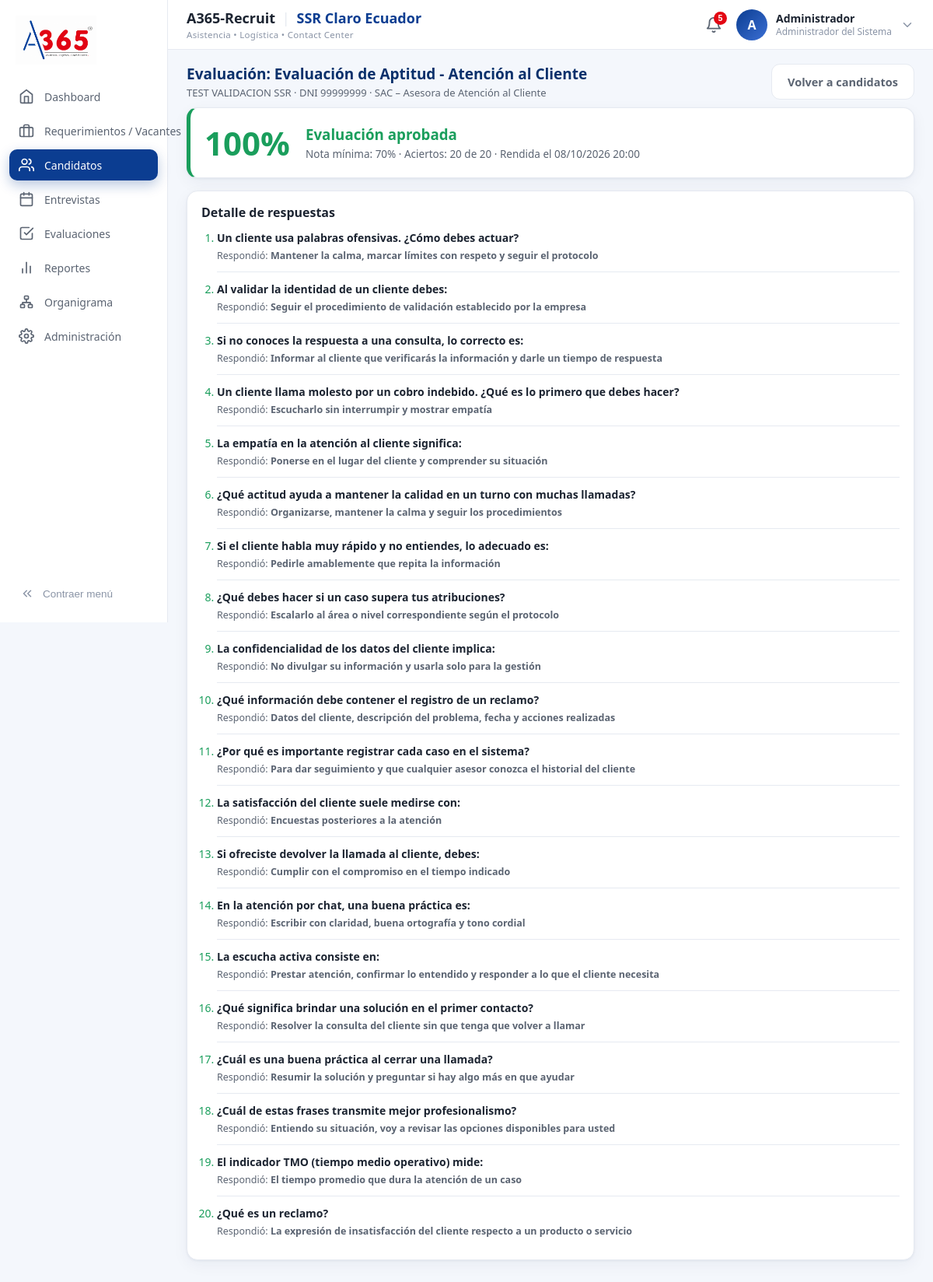
The app's page /rendir_evaluacion.php?post=5 (signed in) with its own data.
### tables this page shows
CREATE TABLE `evaluaciones` (
  `id` int(11) NOT NULL AUTO_INCREMENT,
  `area_id` int(11) NOT NULL,
  `nombre` varchar(120) NOT NULL,
  `nota_minima` int(11) NOT NULL DEFAULT 70,
  `tiempo_limite` int(11) NOT NULL DEFAULT 20,
  `total_preguntas` int(11) NOT NULL DEFAULT 20,
  `estado` tinyint(1) NOT NULL DEFAULT 1,
  PRIMARY KEY (`id`),
  KEY `fk_eval_area` (`area_id`),
  CONSTRAINT `fk_eval_area` FOREIGN KEY (`area_id`) REFERENCES `areas` (`id`)
);

CREATE TABLE `postulaciones` (
  `id` int(11) NOT NULL AUTO_INCREMENT,
  `postulante_id` int(11) NOT NULL,
  `campana_id` int(11) NOT NULL,
  `etapa_id` int(11) NOT NULL,
  `reclutador_id` int(11) DEFAULT NULL,
  `origen_id` int(11) DEFAULT NULL,
  `codigo_seguimiento` varchar(20) NOT NULL,
  `estado` enum('En Proceso','Seleccionado','Descartado') NOT NULL DEFAULT 'En Proceso',
  `fecha_postulacion` timestamp NOT NULL DEFAULT current_timestamp(),
  `puntaje_cv` int(11) DEFAULT NULL,
  `cv_detalle` varchar(255) DEFAULT NULL,
  PRIMARY KEY (`id`),
  UNIQUE KEY `codigo_seguimiento` (`codigo_seguimiento`),
  UNIQUE KEY `uq_postulante_campana` (`postulante_id`,`campana_id`),
  KEY `fk_post_campana` (`campana_id`),
  KEY `fk_post_etapa` (`etapa_id`),
  KEY `fk_post_reclutador` (`reclutador_id`),
  KEY `fk_post_origen` (`origen_id`),
  CONSTRAINT `fk_post_campana` FOREIGN KEY (`campana_id`) REFERENCES `campanas` (`id`),
  CONSTRAINT `fk_post_etapa` FOREIGN KEY (`etapa_id`) REFERENCES `etapas` (`id`),
  CONSTRAINT `fk_post_origen` FOREIGN KEY (`origen_id`) REFERENCES `origenes` (`id`),
  CONSTRAINT `fk_post_postulante` FOREIGN KEY (`postulante_id`) REFERENCES `postulantes` (`id`),
  CONSTRAINT `fk_post_reclutador` FOREIGN KEY (`reclutador_id`) REFERENCES `usuarios` (`id`)
);

CREATE TABLE `postulantes` (
  `id` int(11) NOT NULL AUTO_INCREMENT,
  `dni` varchar(15) NOT NULL,
  `nombres` varchar(120) NOT NULL,
  `correo` varchar(120) DEFAULT NULL,
  `telefono` varchar(20) DEFAULT NULL,
  `distrito` varchar(80) DEFAULT NULL,
  `clave` varchar(255) DEFAULT NULL,
  `cv_ruta` varchar(255) DEFAULT NULL,
  `creado_en` timestamp NOT NULL DEFAULT current_timestamp(),
  PRIMARY KEY (`id`),
  UNIQUE KEY `dni` (`dni`),
  KEY `idx_postulante_dni` (`dni`)
);

CREATE TABLE `campanas` (
  `id` int(11) NOT NULL AUTO_INCREMENT,
  `codigo` varchar(20) NOT NULL,
  `area_id` int(11) NOT NULL,
  `puesto` varchar(120) NOT NULL,
  `descripcion` text DEFAULT NULL,
  `tareas` text DEFAULT NULL,
  `requisitos` text DEFAULT NULL,
  `beneficios` text DEFAULT NULL,
  `vacantes` int(11) NOT NULL DEFAULT 1,
  `ubicacion` varchar(120) DEFAULT NULL,
  `modalidad` enum('Presencial','Híbrido','Remoto') NOT NULL DEFAULT 'Presencial',
  `horario` varchar(120) DEFAULT NULL,
  `remuneracion` decimal(10,2) DEFAULT NULL,
  `fecha_ingreso` date DEFAULT NULL,
  `prioridad` enum('Alta','Media','Baja') NOT NULL DEFAULT 'Media',
  `tipo` enum('Nueva Posición','Reemplazo') NOT NULL DEFAULT 'Nueva Posición',
  `estado` enum('Abierto','En Proceso','Cerrado') NOT NULL DEFAULT 'Abierto',
  `publicado` tinyint(1) NOT NULL DEFAULT 0,
  `fecha_sol` date DEFAULT NULL,
  `creado_en` timestamp NOT NULL DEFAULT current_timestamp(),
  PRIMARY KEY (`id`),
  UNIQUE KEY `codigo` (`codigo`),
  KEY `fk_campana_area` (`area_id`),
  CONSTRAINT `fk_campana_area` FOREIGN KEY (`area_id`) REFERENCES `areas` (`id`)
);

CREATE TABLE `resultados_eval` (
  `id` int(11) NOT NULL AUTO_INCREMENT,
  `postulacion_id` int(11) NOT NULL,
  `evaluacion_id` int(11) NOT NULL,
  `puntaje` int(11) NOT NULL DEFAULT 0,
  `aprobado` tinyint(1) NOT NULL DEFAULT 0,
  `fecha` timestamp NOT NULL DEFAULT current_timestamp(),
  PRIMARY KEY (`id`),
  KEY `fk_res_post` (`postulacion_id`),
  KEY `fk_res_eval` (`evaluacion_id`),
  CONSTRAINT `fk_res_eval` FOREIGN KEY (`evaluacion_id`) REFERENCES `evaluaciones` (`id`),
  CONSTRAINT `fk_res_post` FOREIGN KEY (`postulacion_id`) REFERENCES `postulaciones` (`id`)
);

CREATE TABLE `opciones` (
  `id` int(11) NOT NULL AUTO_INCREMENT,
  `pregunta_id` int(11) NOT NULL,
  `texto` varchar(300) NOT NULL,
  `correcta` tinyint(1) NOT NULL DEFAULT 0,
  PRIMARY KEY (`id`),
  KEY `fk_opcion_preg` (`pregunta_id`),
  CONSTRAINT `fk_opcion_preg` FOREIGN KEY (`pregunta_id`) REFERENCES `preguntas` (`id`)
);

CREATE TABLE `preguntas` (
  `id` int(11) NOT NULL AUTO_INCREMENT,
  `evaluacion_id` int(11) NOT NULL,
  `enunciado` varchar(400) NOT NULL,
  PRIMARY KEY (`id`),
  KEY `fk_preg_eval` (`evaluacion_id`),
  CONSTRAINT `fk_preg_eval` FOREIGN KEY (`evaluacion_id`) REFERENCES `evaluaciones` (`id`)
);

### rendir_evaluacion.php (the view, shortened to what this page needs)
<?php
$pdo = obtenerConexion();
$postId = (int)($_GET['post'] ?? 0);
$st = $pdo->prepare(
    "SELECT p.id, p.estado, p.reclutador_id, po.nombres, po.dni, c.puesto, c.area_id, a.nombre AS area, e.nombre AS etapa
     FROM postulaciones p
     INNER JOIN postulantes po ON po.id = p.postulante_id
     INNER JOIN campanas c ON c.id = p.campana_id
     INNER JOIN areas a ON a.id = c.area_id
     INNER JOIN etapas e ON e.id = p.etapa_id
     WHERE p.id = :id LIMIT 1");
$st->execute([':id' => $postId]);
$post = $st->fetch();
$esSupervisor = in_array(($_SESSION['usuario_rol'] ?? ''), ['Supervisor','Administrador'], true);
$st = $pdo->prepare("SELECT * FROM evaluaciones WHERE area_id = :a AND estado = 1 ORDER BY id LIMIT 1");
$st->execute([':a' => $post['area_id']]);
$eval = $st->fetch();
$resultado = null; $detalle = [];
if ($eval) {
    $st = $pdo->prepare("SELECT * FROM resultados_eval WHERE postulacion_id = :p AND evaluacion_id = :e ORDER BY id DESC LIMIT 1");
    $st->execute([':p' => $postId, ':e' => $eval['id']]);
    $resultado = $st->fetch();
    if ($resultado) {
        $st = $pdo->prepare(
            "SELECT q.enunciado, oe.texto AS elegida, COALESCE(oe.correcta,0) AS acierto,
                    (SELECT oc.texto FROM opciones oc WHERE oc.pregunta_id = q.id AND oc.correcta = 1 LIMIT 1) AS correcta
             FROM respuestas r
             INNER JOIN preguntas q ON q.id = r.pregunta_id
             LEFT JOIN opciones oe ON oe.id = r.opcion_id
             WHERE r.resultado_id = :r ORDER BY r.id");
        $st->execute([':r' => $resultado['id']]);
        $detalle = $st->fetchAll();
    }
}
$preguntas = []; $restante = 0; $motivoBloqueo = '';
require_once __DIR__ . '/includes/layout_top.php';
?>
<div class="panel-encabezado">
  <div>
    <h2>Evaluación: <?= htmlspecialchars($eval['nombre'] ?? $post['area']) ?></h2>
    <p><?= htmlspecialchars($post['nombres']) ?> · DNI <?= htmlspecialchars($post['dni']) ?> · <?= htmlspecialchars($post['puesto']) ?></p>
  </div>
  <div class="acciones-panel"><a class="btn-linea" href="candidatos.php">Volver a candidatos</a></div>
</div>
<?php if ($resultado): ?>
  <section class="tarjeta ev-resultado <?= (int)$resultado['aprobado'] ? 'ok' : 'mal' ?>">
    <div class="ev-res-num"><?= (int)$resultado['puntaje'] ?>%</div>
    <div>
      <h3><?= (int)$resultado['aprobado'] ? 'Evaluación aprobada' : 'Evaluación no aprobada' ?></h3>
      <p>Nota mínima: <?= (int)$eval['nota_minima'] ?>% · Aciertos: <?= count(array_filter($detalle, fn($d) => (int)$d['acierto'] === 1)) ?> de <?= count($detalle) ?> · Rendida el <?= date('d/m/Y H:i', strtotime($resultado['fecha'])) ?></p>
    </div>
  </section>
  <section class="tarjeta">
    <h3 class="ev-h">Detalle de respuestas</h3>
    <ol class="ev-lista">
      <?php foreach ($detalle as $d): ?>
        <li class="<?= (int)$d['acierto'] ? 'acierto' : 'error' ?>">
          <div class="ev-preg"><span><?= htmlspecialchars($d['enunciado']) ?></span></div>
          <div class="ev-det">
            Respondió: <strong><?= htmlspecialchars($d['elegida'] ?? 'Sin responder') ?></strong>
          </div>
        </li>
      <?php endforeach; ?>
    </ol>
  </section>
<?php elseif ($motivoBloqueo): ?>
  <section class="tarjeta"><p class="ev-nota"><?= htmlspecialchars($motivoBloqueo) ?></p>
    <?php if ($esSupervisor && !$eval): ?><a class="btn btn-azul" href="banco_preguntas.php?area=<?= (int)$post['area_id'] ?>">Configurar evaluación del área</a><?php endif; ?>
  </section>
<?php endif; ?>
<?php require_once __DIR__ . '/includes/layout_bottom.php'; ?>

### assets/css/dashboard.css (style rules this page uses)
:root { --azul:#0b3d91; --azul-osc:#08306b; --azul-claro:#3b6fd4; --rojo:#e30613; --rojo-osc:#c00510; --verde:#1a9e5c; --verde-suave:#e8f6ee; --texto:#1c2431; --texto-2:#5b6472; --texto-3:#8a94a6; --borde:#e6eaf1; --fondo:#f4f7fc; --blanco:#fff; --sombra:0 1px 3px rgba(16,40,80,.06), 0 6px 20px rgba(16,40,80,.05); --radio:14px; }
* { margin:0;padding:0;box-sizing:border-box }
body { font-family:"Segoe UI","Helvetica Neue",Arial,sans-serif;background:var(--fondo);color:var(--texto) }
a { text-decoration:none;color:inherit }
.panel-encabezado { display:flex;justify-content:space-between;align-items:flex-start;gap:16px;margin-bottom:16px;flex-wrap:wrap }
.panel-encabezado h2 { font-size:22px;font-weight:800;color:var(--azul-osc) }
.panel-encabezado p { color:var(--texto-2);font-size:14px;margin-top:5px }
.acciones-panel { display:flex;gap:12px;flex-wrap:wrap }
.tarjeta { background:var(--blanco);border:1px solid var(--borde);border-radius:var(--radio);box-shadow:var(--sombra);padding:16px 18px }

### assets/css/candidatos.css (style rules this page uses)
.btn-linea { display:inline-flex;align-items:center;gap:9px; padding:12px 20px;border:1px solid var(--borde);border-radius:11px; background:#fff;color:var(--texto-2);font-size:14.5px;font-weight:700;cursor:pointer; transition:background .15s; }

### assets/css/usuarios.css (style rules this page uses)
.panel-encabezado { margin-bottom:10px;gap:12px }
.panel-encabezado h2 { font-size:19px }
.panel-encabezado p { font-size:13px;margin-top:2px }

### assets/css/evaluaciones.css (style rules this page uses)
.ev-h { font-size:16px;margin-bottom:12px }
.ev-lista { padding-left:20px;display:flex;flex-direction:column;gap:12px }
.ev-lista li { font-size:14px;color:var(--texto);padding-bottom:12px;border-bottom:1px solid var(--borde) }
.ev-lista li:last-child { border-bottom:none }
.ev-preg { display:flex;justify-content:space-between;align-items:flex-start;gap:10px;font-weight:600 }
.ev-lista li.acierto::marker { color:var(--verde) }
.ev-det { font-size:12.5px;color:var(--texto-2);margin-top:5px }
.ev-resultado { display:flex;align-items:center;gap:20px;margin-bottom:16px }
.ev-res-num { font-size:42px;font-weight:800;min-width:110px;text-align:center }
.ev-resultado.ok { border-left:5px solid var(--verde) }
.ev-resultado.ok .ev-res-num,.ev-resultado.ok h3 { color:var(--verde) }
.ev-resultado p { font-size:13.5px;color:var(--texto-2);margin-top:4px }

### records on screen
evaluaciones: nombre "Evaluación de Aptitud - Atención al Cliente", nota_minima "70"
postulaciones: postulante.nombres "TEST VALIDACION SSR", postulante.dni "99999999", campana.puesto "SAC – Asesora de Atención al Cliente"
resultados_eval: puntaje "100", fecha "08/10/2026 20:00"
opciones: pregunta.enunciado "Un cliente usa palabras ofensivas. ¿Cómo debes actuar?", texto "Mantener la calma, marcar límites con respeto y seguir el protocolo"
opciones: pregunta.enunciado "Al validar la identidad de un cliente debes:", texto "Seguir el procedimiento de validación establecido por la empresa"
opciones: pregunta.enunciado "Si no conoces la respuesta a una consulta, lo correcto es:", texto "Informar al cliente que verificarás la información y darle un tiempo de respuesta"
opciones: pregunta.enunciado "Un cliente llama molesto por un cobro indebido. ¿Qué es lo primero que debes hacer?", texto "Escucharlo sin interrumpir y mostrar empatía"
opciones: pregunta.enunciado "La empatía en la atención al cliente significa:", texto "Ponerse en el lugar del cliente y comprender su situación"
opciones: pregunta.enunciado "¿Qué actitud ayuda a mantener la calidad en un turno con muchas llamadas?", texto "Organizarse, mantener la calma y seguir los procedimientos"
opciones: pregunta.enunciado "Si el cliente habla muy rápido y no entiendes, lo adecuado es:", texto "Pedirle amablemente que repita la información"
opciones: pregunta.enunciado "¿Qué debes hacer si un caso supera tus atribuciones?", texto "Escalarlo al área o nivel correspondiente según el protocolo"
opciones: pregunta.enunciado "La confidencialidad de los datos del cliente implica:", texto "No divulgar su información y usarla solo para la gestión"
opciones: pregunta.enunciado "¿Qué información debe contener el registro de un reclamo?", texto "Datos del cliente, descripción del problema, fecha y acciones realizadas"
opciones: pregunta.enunciado "¿Por qué es importante registrar cada caso en el sistema?", texto "Para dar seguimiento y que cualquier asesor conozca el historial del cliente"
opciones: pregunta.enunciado "La satisfacción del cliente suele medirse con:", texto "Encuestas posteriores a la atención"
opciones: pregunta.enunciado "Si ofreciste devolver la llamada al cliente, debes:", texto "Cumplir con el compromiso en el tiempo indicado"
opciones: pregunta.enunciado "En la atención por chat, una buena práctica es:", texto "Escribir con claridad, buena ortografía y tono cordial"
opciones: pregunta.enunciado "La escucha activa consiste en:", texto "Prestar atención, confirmar lo entendido y responder a lo que el cliente necesita"
opciones: pregunta.enunciado "¿Qué significa brindar una solución en el primer contacto?", texto "Resolver la consulta del cliente sin que tenga que volver a llamar"
opciones: pregunta.enunciado "¿Cuál es una buena práctica al cerrar una llamada?", texto "Resumir la solución y preguntar si hay algo más en que ayudar"
opciones: pregunta.enunciado "¿Cuál de estas frases transmite mejor profesionalismo?", texto "Entiendo su situación, voy a revisar las opciones disponibles para usted"
opciones: pregunta.enunciado "El indicador TMO (tiempo medio operativo) mide:", texto "El tiempo promedio que dura la atención de un caso"
opciones: pregunta.enunciado "¿Qué es un reclamo?", texto "La expresión de insatisfacción del cliente respecto a un producto o servicio"

### other values on screen
$m['texto'] "Dashboard"
$m['texto'] "Requerimientos / Vacantes"
$m['texto'] "Candidatos"
$m['texto'] "Entrevistas"
$m['texto'] "Evaluaciones"
$m['texto'] "Reportes"
$m['texto'] "Organigrama"
$m['texto'] "Administración"
substr($nombre, 0, 1) "A"
$rol "Administrador"
$nombre "Administrador del Sistema"
count(array_filter($detalle, fn($d) => (int)$d['acierto'] === 1)) "20"
count($detalle) "20"
